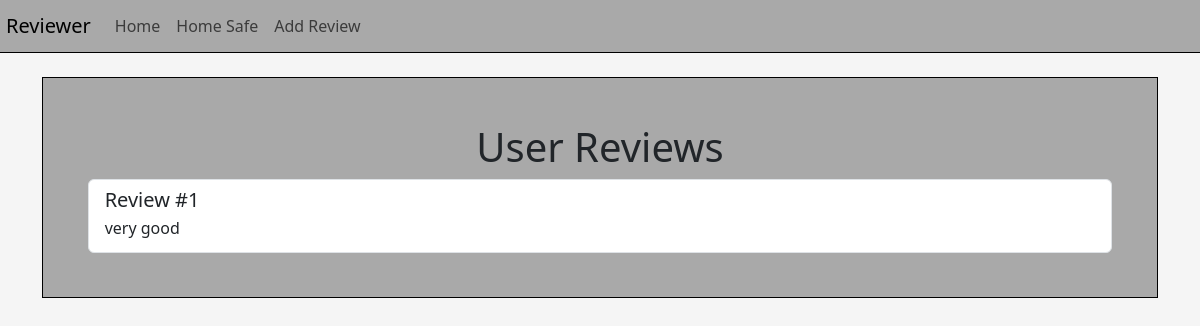
/safe, run on an earlier commit of the app's database.
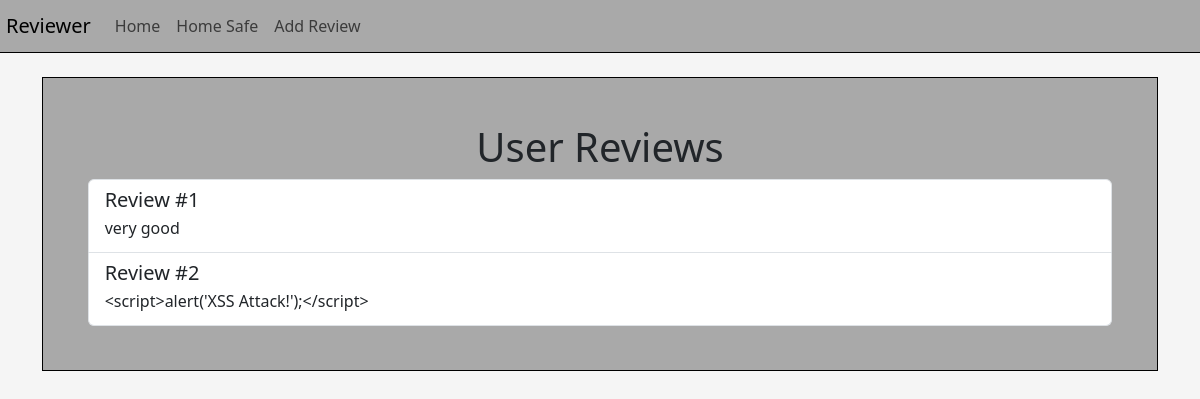
And on a later commit of the database.
### tables this page shows
CREATE TABLE reviews (
            id INTEGER PRIMARY KEY AUTOINCREMENT,
            content TEXT NOT NULL
        );

### app.py (the view)
@app.route('/safe')
def index_safe():
    with get_db_connection() as conn:
        reviews = conn.execute('SELECT * FROM reviews').fetchall()
    return render_template('index_safe.html', reviews=reviews)

### app.py (called while the page is built)
def get_db_connection():
    conn = sqlite3.connect('database.db')
    conn.row_factory = sqlite3.Row
    return conn

### templates/index_safe.html
{% extends 'base.html' %}
{% block content %}
    <h1 class="text-center">User Reviews</h1>
    <div class="list-group">
        {% for review in reviews %}
            <div class="list-group-item">
                <h5 class="mb-1">Review #{{ review['id'] }}</h5>
                <p class="mb-1">{{ review['content'] }}</p>
            </div>
        {% endfor %}
    </div>
{% endblock %}

### templates/base.html (shortened to what this page needs)
<!DOCTYPE html>
<html lang="en">
<head>
    <link rel="stylesheet" href="https://cdn.jsdelivr.net/npm/bootstrap@5.3.0-alpha1/dist/css/bootstrap.min.css">
    <link rel="stylesheet" href="{{ url_for('static', filename='css/styles.css') }}">
</head>
<body>
    <nav class="navbar navbar-expand-lg">
        <a class="navbar-brand" href="/">Reviewer</a>
        <div class="collapse navbar-collapse">
            <ul class="navbar-nav mr-auto">
                <li class="nav-item">
                    <a class="nav-link" href="/">Home</a>
                </li>
                <li class="nav-item">
                    <a class="nav-link" href="/safe">Home Safe</a>
                </li>
                <li class="nav-item">
                    <a class="nav-link" href="/add">Add Review</a>
                </li>
            </ul>
        </div>
    </nav>
    <div class="container mt-4">
        <div class="mainContainer">
            {% block content %}
            {% endblock %}
        </div>
    </div>
</body>
</html>

### static/css/styles.css (style rules this page uses)
body { background-color: whitesmoke; }
.mainContainer { background-color: darkgray; border: black 1px solid; padding: 4%; }
.navbar { background-color: darkgray; border-bottom: black 1px solid; padding: 0.5%; }

What changed in the data, as far as the page shows it:
added reviews: id "2", content "<script>alert('XSS Attack!');</script>"
